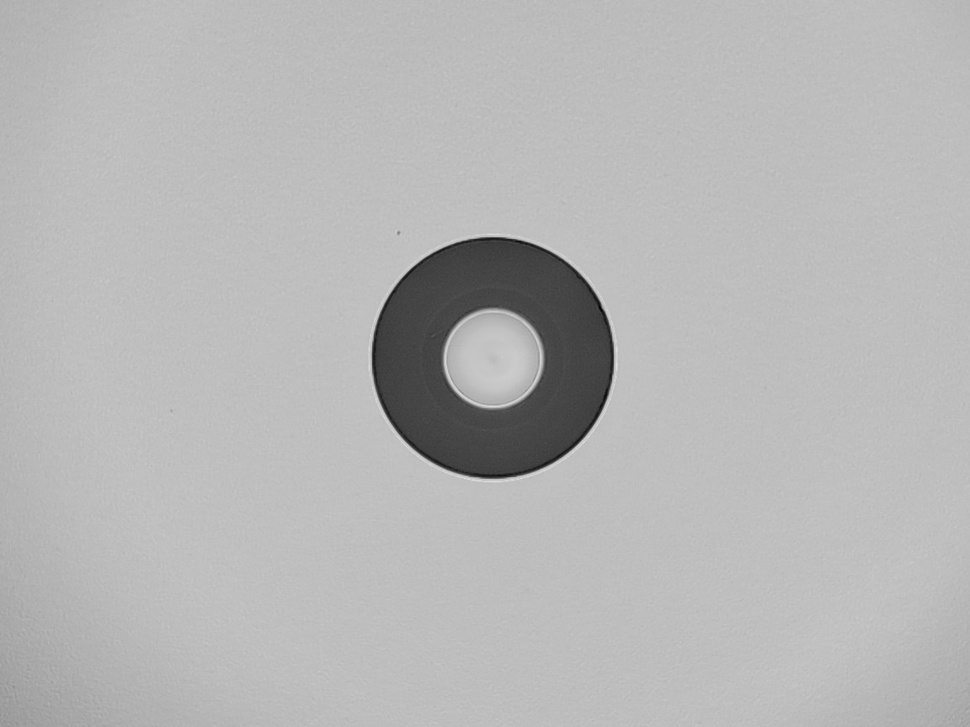
#> input picture App/images/img63.jpg, 970 x 727 px, shrunk from 1152 x 864 before the run, found by its file name
$ python mask_seperation.py
#> lines starting #> are read from the running program, lines starting #| are printed output that depends on the picture; after the words box and inside, x2 and y2 are one past the last pixel; in counts of white or black regions, pixels touching at a corner belong together
import cv2
import numpy as np

def apply_filter(image):
    result = image.copy()

    # Convert to grayscale if needed
    if len(result.shape) == 3:
        result = cv2.cvtColor(result, cv2.COLOR_BGR2GRAY)

    # Apply threshold
    _, result = cv2.threshold(result, 127, 255, cv2.THRESH_BINARY)  # pixel > 127: set to 255 (white)

    # Apply morphological operation
    kernel = cv2.getStructuringElement(cv2.MORPH_ELLIPSE, (5, 5))  # applies mask better to circular shapes
    result = cv2.morphologyEx(result, cv2.MORPH_CLOSE, kernel)  # Fills holes in white regions and smooths boundaries

    return result

def find_annulus_and_inner_circle(filtered_image):
    """Find black annulus pixels and white pixels inside the annulus"""
    # Find contours
    contours, _ = cv2.findContours(filtered_image, cv2.RETR_TREE, cv2.CHAIN_APPROX_SIMPLE)  # Find contours in the filtered image

    # Create masks for black pixels (annulus) and inner white pixels
    black_mask = np.zeros_like(filtered_image)  # Creates empty black mask same size as input
    inner_white_mask = np.zeros_like(filtered_image)

    # Black pixels are where filtered_image == 0
    black_pixels = (filtered_image == 0)  # True where pixels are black (value 0), False where pixels are white (value 255)

    # Find connected components of white pixels
    num_labels, labels = cv2.connectedComponents(filtered_image)  # Find connected components in the filtered image

    # For each black region (potential annulus)
    black_contours, _ = cv2.findContours((~filtered_image).astype(np.uint8),
                                          cv2.RETR_EXTERNAL, cv2.CHAIN_APPROX_SIMPLE)
    # Inverts image (white→black, black→white), Only retrieves outermost contours, Converts boolean to 8-bit image

    # Variables to store circle information
    inner_circle_info = None
    outer_circle_info = None
    annulus_contour = None

    for contour in black_contours:
        # Create a mask for this black region
        temp_mask = np.zeros_like(filtered_image)  # Creates temporary mask for current contour
        cv2.drawContours(temp_mask, [contour], -1, 255, -1)  # Draws white filled contour on mask

        # Find the bounding box
        x, y, w, h = cv2.boundingRect(contour)  # Finds bounding rectangle of contour

        # Check if there are white pixels inside this black region
        # Create a filled version of the contour
        filled_mask = np.zeros_like(filtered_image)
        cv2.drawContours(filled_mask, [contour], -1, 255, -1)

        # The inner white pixels are those that are white in the filtered image
        # and inside the filled contour
        inner_white = (filtered_image == 255) & (filled_mask == 255)

        # If we found inner white pixels, this is an annulus
        if np.any(inner_white):
            # Add to black mask (the annulus itself)
            black_mask = black_mask | (temp_mask & black_pixels)
            # Add to inner white mask
            inner_white_mask = inner_white_mask | inner_white

            # Store the annulus contour for circle calculations
            if annulus_contour is None or cv2.contourArea(contour) > cv2.contourArea(annulus_contour):
                annulus_contour = contour

    # Calculate circle parameters if we found an annulus
    if annulus_contour is not None:
        # For outer circle: use the external boundary of the annulus
        # Create a mask that includes both the annulus and its interior
        full_mask = np.zeros_like(filtered_image)
        cv2.drawContours(full_mask, [annulus_contour], -1, 255, -1)

        # Find the outer boundary points
        outer_points = np.column_stack(np.where(full_mask > 0))  # Finds coordinates of non-zero pixels in the mask
        if len(outer_points) > 0:
            # Convert to the format OpenCV expects (x, y)
            outer_points_cv = outer_points[:, [1, 0]].astype(np.float32)  # Swaps columns: (y,x) → (x,y) for OpenCV, Converts to float32 for circle fitting
            (outer_x, outer_y), outer_radius = cv2.minEnclosingCircle(outer_points_cv)  # Finds minimum enclosing circle, Returns center (x,y) and radius
            outer_circle_info = {
                'center': (outer_x, outer_y),
                'radius': outer_radius,
                'diameter': outer_radius * 2
            }

        # For inner circle: use only the inner white pixels
        inner_points = np.column_stack(np.where(inner_white_mask > 0))
        if len(inner_points) > 0:
            # Convert to the format OpenCV expects (x, y)
            inner_points_cv = inner_points[:, [1, 0]].astype(np.float32)
            (inner_x, inner_y), inner_radius = cv2.minEnclosingCircle(inner_points_cv)
            inner_circle_info = {
                'center': (inner_x, inner_y),
                'radius': inner_radius,
                'diameter': inner_radius * 2
            }

    return black_mask, inner_white_mask, inner_circle_info, outer_circle_info

def calculate_concentricity(inner_circle_info, outer_circle_info):
    """Calculate the concentricity between inner and outer circles"""
    if inner_circle_info is None or outer_circle_info is None:
        return None

    # Calculate the distance between centers
    inner_center = inner_circle_info['center']
    outer_center = outer_circle_info['center']

    center_distance = np.sqrt((inner_center[0] - outer_center[0])**2 +
                             (inner_center[1] - outer_center[1])**2)
    # Euclidean distance formula, Calculates pixel distance between centers, sqrt((x2-x1)² + (y2-y1)²)

    # Concentricity can be expressed as:
    # - Absolute distance between centers
    # - Relative to the outer radius (normalized)
    concentricity_info = {
        'center_offset': center_distance,
        'normalized_offset': center_distance / outer_circle_info['radius'] if outer_circle_info['radius'] > 0 else 0,
        'inner_center': inner_center,
        'outer_center': outer_center
    }

    return concentricity_info

def segment_original_image(original, black_mask, inner_white_mask):
    """Segment the original image based on the masks"""
    # Ensure masks are boolean
    black_mask = black_mask.astype(bool)
    inner_white_mask = inner_white_mask.astype(bool)

    # Create the combined mask (black annulus + inner white)
    combined_mask = black_mask | inner_white_mask

    # Remove everything outside the annulus (keep only what's inside the combined mask)
    cleaned_image = original.copy()
    cleaned_image[~combined_mask] = 0

    # Separate into images
    # Image 1: Where white pixels were (inside the annulus)
    white_region_image = original.copy()
    white_region_image[~inner_white_mask] = 0

    # Image 2: Where black pixels were (the annulus)
    black_region_image = original.copy()
    black_region_image[~black_mask] = 0

    # Image 3: Everything outside the annulus
    outside_region_image = original.copy()
    outside_region_image[combined_mask] = 0

    return cleaned_image, white_region_image, black_region_image, outside_region_image

def create_visualization_image(original, black_mask, inner_white_mask,
                             inner_circle_info, outer_circle_info, concentricity_info):
    """Create a visualization image with circles and measurements"""
    # Create overlay visualization with circles
    overlay = original.copy()
    if len(overlay.shape) == 2:
        overlay = cv2.cvtColor(overlay, cv2.COLOR_GRAY2BGR)
    overlay_vis = overlay.copy()

    # Color the masks
    overlay_vis[black_mask] = [0, 255, 0]  # Green for annulus
    overlay_vis[inner_white_mask] = [255, 0, 0]  # Red for inner white

    # Draw the fitted circles
    if inner_circle_info:
        center = (int(inner_circle_info['center'][0]), int(inner_circle_info['center'][1]))
        radius = int(inner_circle_info['radius'])
        cv2.circle(overlay_vis, center, radius, [255, 255, 0], 2)  # Yellow for inner circle
        cv2.circle(overlay_vis, center, 3, [255, 255, 0], -1)  # Center point

    if outer_circle_info:
        center = (int(outer_circle_info['center'][0]), int(outer_circle_info['center'][1]))
        radius = int(outer_circle_info['radius'])
        cv2.circle(overlay_vis, center, radius, [0, 255, 255], 2)  # Cyan for outer circle
        cv2.circle(overlay_vis, center, 3, [0, 255, 255], -1)  # Center point

    # If both circles exist, draw a line between centers
    if inner_circle_info and outer_circle_info and concentricity_info:
        inner_center = (int(inner_circle_info['center'][0]), int(inner_circle_info['center'][1]))
        outer_center = (int(outer_circle_info['center'][0]), int(outer_circle_info['center'][1]))
        cv2.line(overlay_vis, inner_center, outer_center, [255, 0, 255], 2)  # Magenta line

        # Add text with concentricity measurement
        text = f"Offset: {concentricity_info['center_offset']:.2f}px"
        cv2.putText(overlay_vis, text, (10, 30), cv2.FONT_HERSHEY_SIMPLEX,
                   1, [255, 255, 255], 2, cv2.LINE_AA)

    return overlay_vis

def main():
    # Load the image
    image_path = r"C:\Users\Saem1001\Documents\GitHub\IPPS\App\images\img63.jpg"
    original_image = cv2.imread(image_path)
#> original_image is the input picture: shape (727, 970, 3); min 2, max 224, mean 182

    if original_image is None:
        print(f"Error: Could not load image from {image_path}")
        return

    # Apply the filter
    filtered_image = apply_filter(original_image)
#> in apply_filter, `_, result = cv2.threshold(result, 127, 255, cv2.THRESH_BINARY)`:
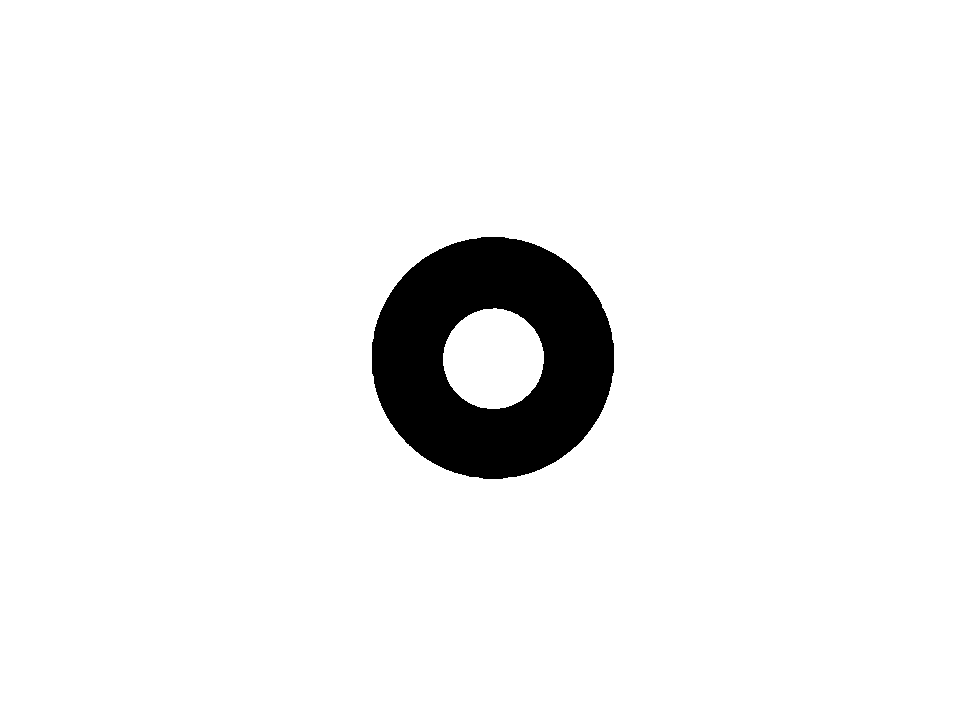
#> result: shape (727, 970); 94.6% white; 1 black region, box (x1, y1, x2, y2) and area: (372, 237, 614, 479) 38078

    # Find black annulus and inner white pixels
    black_mask, inner_white_mask, inner_circle_info, outer_circle_info = find_annulus_and_inner_circle(filtered_image)
#> in find_annulus_and_inner_circle, `contours, _ = cv2.findContours(filtered_image, cv2.RETR_TREE, cv2.CHAI..`: contours = 3 contours; box (x1, y1, x2, y2) and area: (0, 0, 970, 727) 703494, (371, 236, 615, 480) 46374, (443, 308, 544, 409) 7812
#> in find_annulus_and_inner_circle, `num_labels, labels = cv2.connectedComponents(filtered_image)`:
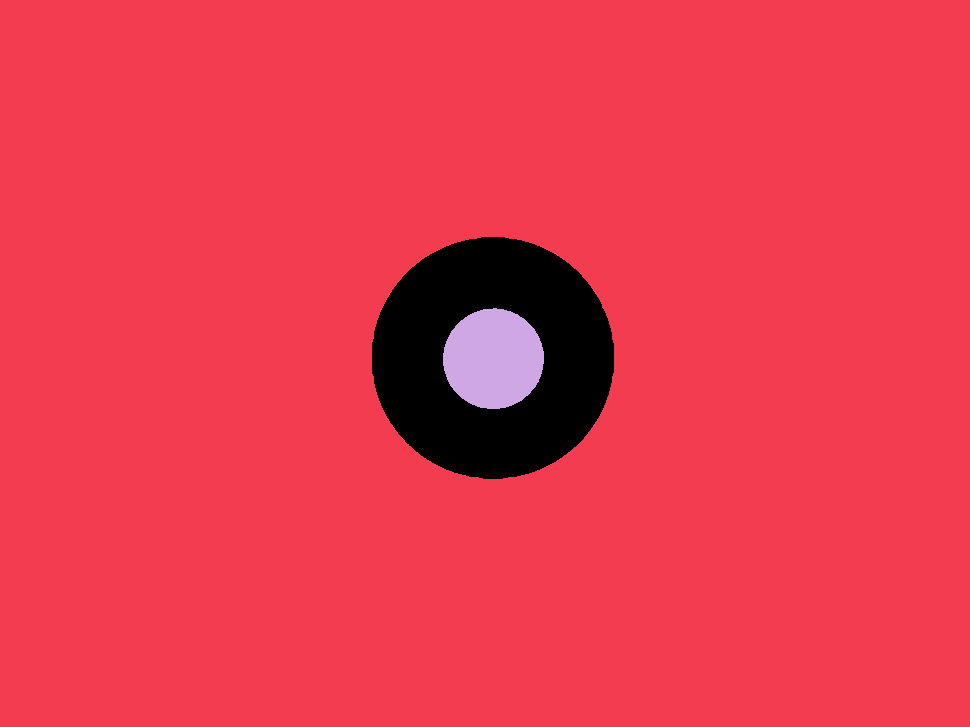
#> labels: shape (727, 970) int32; 3 distinct labels, from 0 to 2; one colour per label, 0 black
#> in find_annulus_and_inner_circle, `num_labels, labels = cv2.connectedComponents(filtered_image)`: num_labels = 3
#> in find_annulus_and_inner_circle, `black_contours, _ = cv2.findContours((~filtered_image).astype(np.uint8..`: black_contours = 1 contour; box (x1, y1, x2, y2) and area: (372, 237, 614, 479) 45688
#> the loop in find_annulus_and_inner_circle, `for contour in black_contours:` made 1 pass
#> (x, y, w, h) on pass 1: (372, 237, 242, 242)
#> after the loop in find_annulus_and_inner_circle, `for contour in black_contours:`:
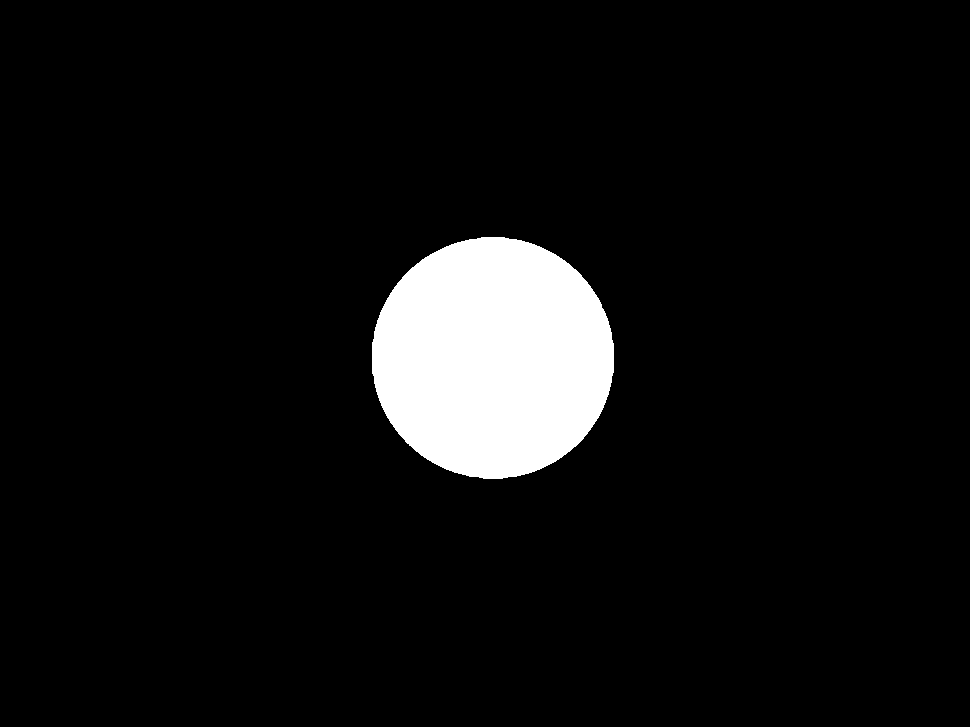
#> filled_mask: shape (727, 970); 6.5% white; 1 white region, box (x1, y1, x2, y2) and area: (372, 237, 614, 479) 46031
#> after the loop in find_annulus_and_inner_circle, `for contour in black_contours:`: annulus_contour = contour of 353 points, box (x1, y1, x2, y2) (372, 237, 614, 479), area 45688
#> in find_annulus_and_inner_circle, `outer_points = np.column_stack(np.where(full_mask > 0))`: outer_points = 46031 pairs, first value 237 to 478, second value 372 to 613
#> in find_annulus_and_inner_circle, `outer_points_cv = outer_points[:, [1, 0]].astype(np.float32)`: outer_points_cv = 46031 pairs, first value 372 to 613, second value 237 to 478
#> in find_annulus_and_inner_circle, `(outer_x, outer_y), outer_radius = cv2.minEnclosingCircle(outer_points..`: outer_x = 492.4; outer_y = 357.5; outer_radius = 121.4
#> in find_annulus_and_inner_circle, `outer_circle_info = { 'center': (outer_x, outer_y), 'radius': outer_ra..`: outer_circle_info = {'center': (492.4, 357.5), 'radius': 121.4, 'diameter': 242.9}
#> in find_annulus_and_inner_circle, `inner_points = np.column_stack(np.where(inner_white_mask > 0))`: inner_points = 7954 pairs, first value 308 to 408, second value 443 to 543
#> in find_annulus_and_inner_circle, `inner_points_cv = inner_points[:, [1, 0]].astype(np.float32)`: inner_points_cv = 7954 pairs, first value 443 to 543, second value 308 to 408
#> in find_annulus_and_inner_circle, `(inner_x, inner_y), inner_radius = cv2.minEnclosingCircle(inner_points..`: inner_x = 493; inner_y = 358.5; inner_radius = 50.54
#> in find_annulus_and_inner_circle, `inner_circle_info = { 'center': (inner_x, inner_y), 'radius': inner_ra..`: inner_circle_info = {'center': (493, 358.5), 'radius': 50.54, 'diameter': 101.1}

    # Calculate concentricity
    concentricity_info = calculate_concentricity(inner_circle_info, outer_circle_info)
#> in calculate_concentricity, `inner_center = inner_circle_info['center']`: inner_center = (493, 358.5)
#> in calculate_concentricity, `outer_center = outer_circle_info['center']`: outer_center = (492.4, 357.5)
#> in calculate_concentricity, `center_distance = np.sqrt((inner_center[0] - outer_center[0])**2 + (in..`: center_distance = 1.11
#> in calculate_concentricity, `concentricity_info = { 'center_offset': center_distance, 'normalized_o..`: concentricity_info = {'center_offset': 1.11, 'normalized_offset': 0.00916, 'inner_center': (493, 358.5), 'outer_center': (492.4, 357.5)}

    # Save the positions (as coordinates)
    black_positions = np.column_stack(np.where(black_mask))
#> black_positions = 38077 pairs, first value 237 to 478, second value 372 to 613
    white_positions = np.column_stack(np.where(inner_white_mask))
#> white_positions has the same summary as inner_points in find_annulus_and_inner_circle
    outside_positions = np.column_stack(np.where(~(black_mask | inner_white_mask)))
#> outside_positions = 705190 pairs, first value 0 to 726, second value 0 to 969

    print(f"Number of black pixels (annulus): {len(black_positions)}")
#| Number of black pixels (annulus): 38077
    print(f"Number of white pixels inside annulus: {len(white_positions)}")
#| Number of white pixels inside annulus: 7954
    print(f"Number of pixels outside annulus: {len(outside_positions)}")
#| Number of pixels outside annulus: 705190

    # Print circle measurements
    print("\n=== CIRCLE MEASUREMENTS ===")
    if inner_circle_info:
        print(f"Inner Circle:")
        print(f"  - Center: ({inner_circle_info['center'][0]:.2f}, {inner_circle_info['center'][1]:.2f})")
#|   - Center: (493.01, 358.45)
        print(f"  - Radius: {inner_circle_info['radius']:.2f} pixels")
#|   - Radius: 50.54 pixels
        print(f"  - Diameter: {inner_circle_info['diameter']:.2f} pixels")
#|   - Diameter: 101.09 pixels
    else:
        print("Inner Circle: Not detected")

    if outer_circle_info:
        print(f"\nOuter Circle:")
        print(f"  - Center: ({outer_circle_info['center'][0]:.2f}, {outer_circle_info['center'][1]:.2f})")
#|   - Center: (492.44, 357.50)
        print(f"  - Radius: {outer_circle_info['radius']:.2f} pixels")
#|   - Radius: 121.43 pixels
        print(f"  - Diameter: {outer_circle_info['diameter']:.2f} pixels")
#|   - Diameter: 242.86 pixels
    else:
        print("Outer Circle: Not detected")

    if concentricity_info:
        print(f"\nConcentricity:")
        print(f"  - Center offset: {concentricity_info['center_offset']:.2f} pixels")
#|   - Center offset: 1.11 pixels
        print(f"  - Normalized offset: {concentricity_info['normalized_offset']:.4f}")
#|   - Normalized offset: 0.0092

    # Segment the original image
    cleaned_image, white_region_image, black_region_image, outside_region_image = segment_original_image(
        original_image, black_mask, inner_white_mask
    )

    # Create visualization image
    visualization_image = create_visualization_image(
        original_image, black_mask, inner_white_mask,
        inner_circle_info, outer_circle_info, concentricity_info
    )
#> in create_visualization_image, `center = (int(inner_circle_info['center'][0]), int(inner_circle_info['..`: center = (493, 358)
#> in create_visualization_image, `radius = int(inner_circle_info['radius'])`: radius = 50
#> in create_visualization_image, `center = (int(outer_circle_info['center'][0]), int(outer_circle_info['..`: center = (492, 357)
#> in create_visualization_image, `radius = int(outer_circle_info['radius'])`: radius = 121
#> in create_visualization_image, `inner_center = (int(inner_circle_info['center'][0]), int(inner_circle_..`: inner_center = (493, 358)
#> in create_visualization_image, `outer_center = (int(outer_circle_info['center'][0]), int(outer_circle_..`: outer_center = (492, 357)
#> in create_visualization_image, `text = f"Offset: {concentricity_info['center_offset']:.2f}px"`: text = 'Offset: 1.11px'
#> in create_visualization_image, `cv2.putText(overlay_vis, text, (10, 30), cv2.FONT_HERSHEY_SIMPLEX, 1, ..`:
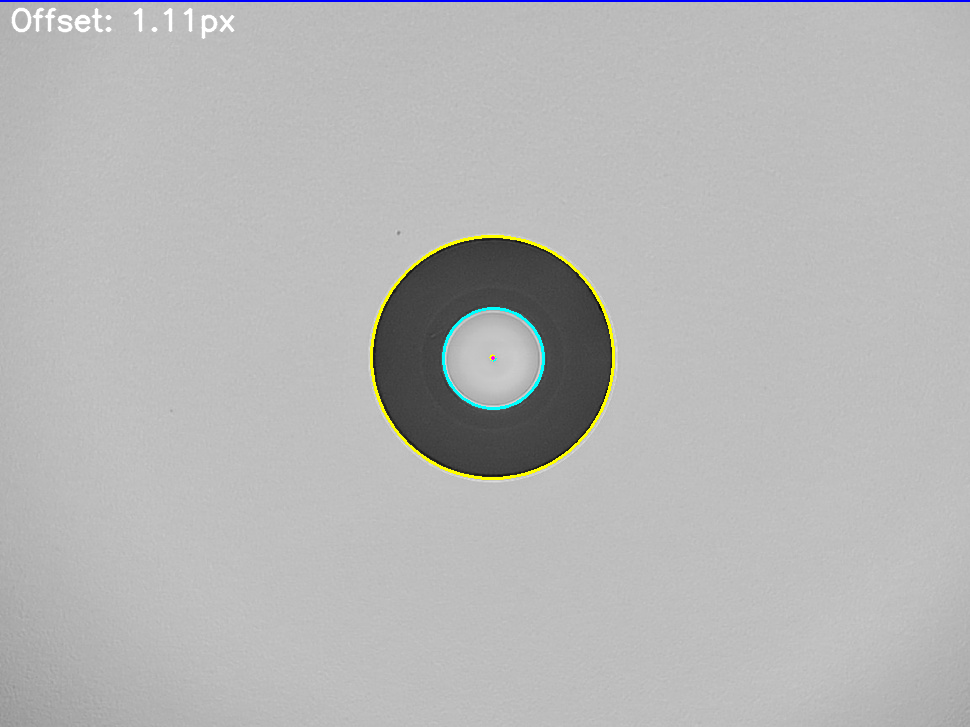
#> overlay_vis: shape (727, 970, 3); mean B, G, R 182.1, 182.2, 181.8

    # Save the results
    cv2.imwrite("filtered_image.png", filtered_image)
    cv2.imwrite("black_mask.png", black_mask.astype(np.uint8) * 255)
    cv2.imwrite("inner_white_mask.png", inner_white_mask.astype(np.uint8) * 255)
    cv2.imwrite("outside_mask.png", (~(black_mask | inner_white_mask)).astype(np.uint8) * 255)
    cv2.imwrite("cleaned_image.png", cleaned_image)
    cv2.imwrite("white_region_original.png", white_region_image)
    cv2.imwrite("black_region_original.png", black_region_image)
    cv2.imwrite("outside_region_original.png", outside_region_image)
    cv2.imwrite("visualization_overlay.png", visualization_image)

    print("\nResults saved to files:")
    print("- filtered_image.png")
    print("- black_mask.png")
    print("- inner_white_mask.png")
    print("- outside_mask.png")
    print("- cleaned_image.png")
    print("- white_region_original.png")
    print("- black_region_original.png")
    print("- outside_region_original.png")
    print("- visualization_overlay.png")

    return {
        'original': original_image,
        'filtered': filtered_image,
        'black_mask': black_mask,
        'inner_white_mask': inner_white_mask,
        'black_positions': black_positions,
        'white_positions': white_positions,
        'outside_positions': outside_positions,
        'cleaned': cleaned_image,
        'white_region': white_region_image,
        'black_region': black_region_image,
        'outside_region': outside_region_image,
        'inner_circle': inner_circle_info,
        'outer_circle': outer_circle_info,
        'concentricity': concentricity_info
    }

if __name__ == "__main__":
    results = main()
#> results = 14 items
